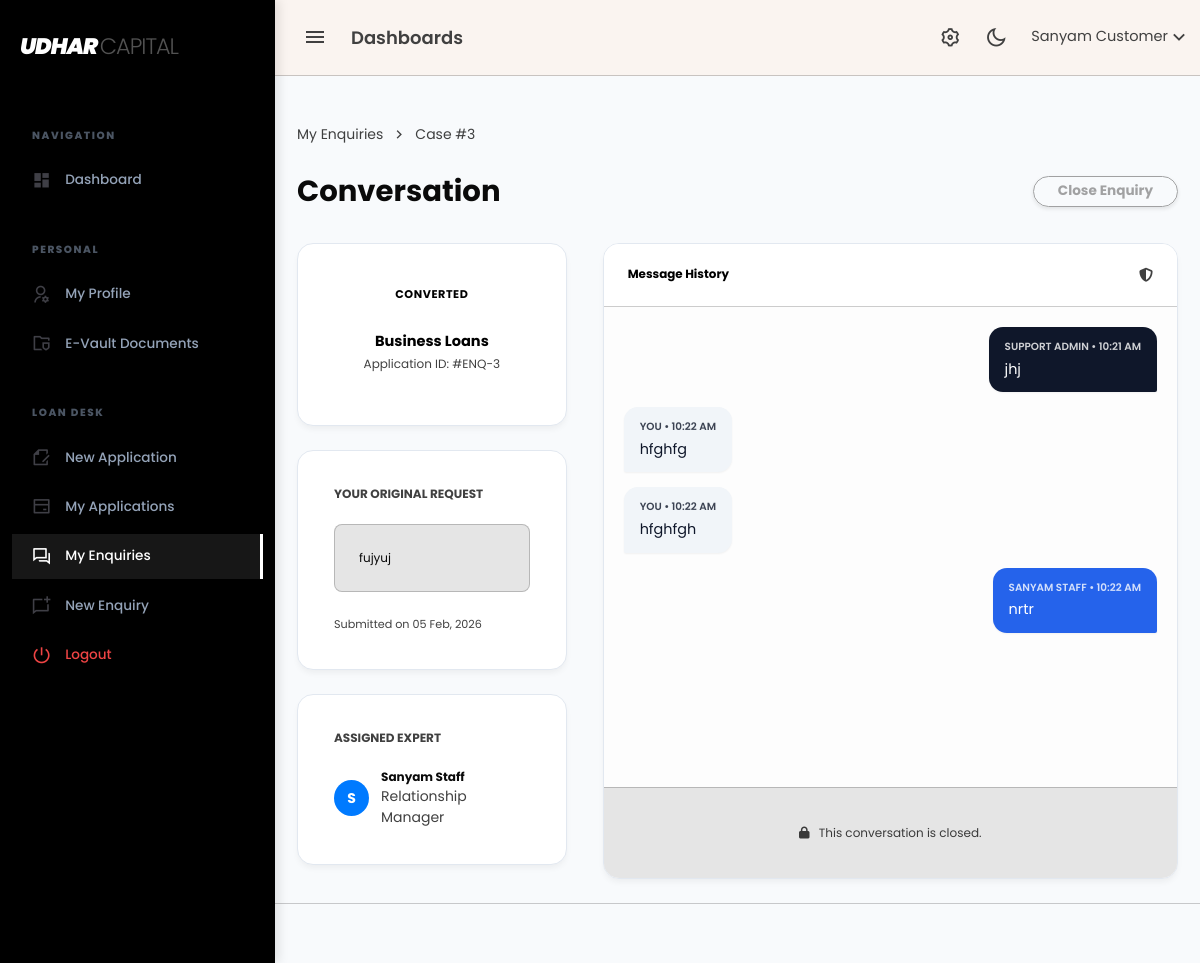
The app's page /customer/enquiry_view.php?id=3 (signed in) with its own data.
### tables this page shows
CREATE TABLE `enquiries` (
  `id` int(11) NOT NULL,
  `customer_id` bigint(20) UNSIGNED DEFAULT NULL,
  `full_name` varchar(255) NOT NULL,
  `phone` varchar(15) NOT NULL,
  `email` varchar(255) NOT NULL,
  `loan_type_id` int(11) NOT NULL,
  `loan_type_name` varchar(255) NOT NULL,
  `query_message` text NOT NULL,
  `status` enum('new','assigned','conversation','converted','closed') NOT NULL DEFAULT 'new',
  `assigned_staff_id` bigint(20) UNSIGNED DEFAULT NULL,
  `assigned_by` bigint(20) UNSIGNED DEFAULT NULL,
  `assigned_at` timestamp NULL DEFAULT NULL,
  `converted_by_role` enum('admin','staff','customer') DEFAULT NULL,
  `converted_by_id` bigint(20) UNSIGNED DEFAULT NULL,
  `converted_at` timestamp NULL DEFAULT NULL,
  `closed_by_role` enum('admin','staff','customer') DEFAULT NULL,
  `closed_by_id` bigint(20) UNSIGNED DEFAULT NULL,
  `closed_at` timestamp NULL DEFAULT NULL,
  `created_at` timestamp NOT NULL DEFAULT current_timestamp()
);

CREATE TABLE `staff` (
  `id` bigint(20) UNSIGNED NOT NULL,
  `name` varchar(255) NOT NULL,
  `email` varchar(255) NOT NULL,
  `password` varchar(255) NOT NULL,
  `department_id` int(11) DEFAULT NULL,
  `created_by` bigint(20) UNSIGNED DEFAULT NULL,
  `status` enum('active','inactive') DEFAULT 'active',
  `created_at` timestamp NOT NULL DEFAULT current_timestamp(),
  `role_id` int(11) DEFAULT NULL
);

CREATE TABLE `enquiry_messages` (
  `id` bigint(20) UNSIGNED NOT NULL,
  `conversation_id` bigint(20) UNSIGNED NOT NULL,
  `sender_role` enum('admin','staff','customer') NOT NULL,
  `sender_id` bigint(20) UNSIGNED DEFAULT NULL,
  `message` text NOT NULL,
  `created_at` timestamp NOT NULL DEFAULT current_timestamp()
);

### customer/enquiry_view.php (the view, shortened to what this page needs)
<?php
include 'header.php';
include 'topbar.php';
include 'sidebar.php';
$enquiry_id = (int)($_GET['id'] ?? 0);
$customer_id = (int)$_SESSION['customer_id'];
$enquiry_sql = "SELECT e.*,
                       s.name AS assigned_staff_name, s.email AS assigned_staff_email
                FROM enquiries e
                LEFT JOIN staff s ON e.assigned_staff_id = s.id
                WHERE e.id = $enquiry_id AND e.customer_id = $customer_id
                LIMIT 1";
$enquiry_res = mysqli_query($conn, $enquiry_sql);
$enquiry = mysqli_fetch_assoc($enquiry_res);
$is_closed_or_converted = in_array($enquiry['status'], ['closed','converted'], true);
$conv_res = mysqli_query($conn, "SELECT id FROM enquiry_conversations WHERE enquiry_id = $enquiry_id LIMIT 1");
$conversation_id = 0;
if ($conv_res && mysqli_num_rows($conv_res) > 0) {
    $conv = mysqli_fetch_assoc($conv_res);
    $conversation_id = (int)$conv['id'];
}
$messages = [];
if ($conversation_id > 0) {
    $msg_sql = "SELECT m.*,
                       a.name AS admin_name,
                       st.name AS staff_name,
                       cu.full_name AS customer_name
                FROM enquiry_messages m
                LEFT JOIN admin a ON (m.sender_role='admin' AND m.sender_id = a.id)
                LEFT JOIN staff st ON (m.sender_role='staff' AND m.sender_id = st.id)
                LEFT JOIN customers cu ON (m.sender_role='customer' AND m.sender_id = cu.id)
                WHERE m.conversation_id = $conversation_id
                ORDER BY m.created_at ASC";
    $msg_res = mysqli_query($conn, $msg_sql);
    if ($msg_res) {
        while ($m = mysqli_fetch_assoc($msg_res)) {
            $messages[] = $m;
        }
    }
}
?>
<div class="content-page">
    <div class="content">
        <div class="container-fluid">
            <div class="d-flex justify-content-between align-items-end mb-4">
                <div>
                    <nav aria-label="breadcrumb">
                        <ol class="breadcrumb mb-1">
                            <li class="breadcrumb-item"><a href="enquiries.php" class="text-muted">My Enquiries</a></li>
                            <li class="breadcrumb-item active">Case #<?= $enquiry_id ?></li>
                        </ol>
                    </nav>
                    <h2 class="fw-bold text-dark mb-0">Conversation</h2>
                </div>
                <div class="d-flex gap-2">
                    <form method="POST" action="db/enquiry_status.php">
                        <button class="btn btn-outline-secondary px-3 rounded-pill fw-bold btn-sm shadow-sm" type="submit" <?= $is_closed_or_converted ? 'disabled' : '' ?>>
                            Close Enquiry
                        </button>
                    </form>
                </div>
            </div>
            <div class="row g-4">
                <div class="col-lg-4">
                    <div class="card-modern p-4 text-center">
                        <span class="status-badge status-<?= $enquiry['status'] ?> mb-3 d-inline-block">
                            <?= ucfirst($enquiry['status']) ?>
                        </span>
                        <h5 class="fw-bold mb-1"><?= htmlspecialchars($enquiry['loan_type_name']) ?></h5>
                        <p class="text-muted small">Application ID: #ENQ-<?= $enquiry_id ?></p>
                    </div>
                    <div class="card-modern p-4">
                        <h6 class="fw-bold text-uppercase small text-muted mb-3">Your Original Request</h6>
                        <div class="p-3 bg-light rounded-3 small text-dark border">
                            <?= nl2br(htmlspecialchars($enquiry['query_message'])) ?>
                        </div>
                        <div class="mt-3 text-muted" style="font-size: 0.7rem;">
                            Submitted on <?= date('d M, Y', strtotime($enquiry['created_at'])) ?>
                        </div>
                    </div>
                    <div class="card-modern p-4">
                        <h6 class="fw-bold text-uppercase small text-muted mb-3">Assigned Expert</h6>
                        <?php if ($enquiry['assigned_staff_name']): ?>
                            <div class="d-flex align-items-center">
                                <div class="bg-primary text-white rounded-circle d-flex align-items-center justify-content-center me-2" style="width:36px; height:36px; font-weight:bold;">
                                    <?= strtoupper(substr($enquiry['assigned_staff_name'], 0, 1)) ?>
                                </div>
                                <div>
                                    <div class="fw-bold small text-dark"><?= htmlspecialchars($enquiry['assigned_staff_name']) ?></div>
                                    <div class="text-muted x-small">Relationship Manager</div>
                                </div>
                            </div>
                        <?php else: ?>
                            <div class="text-muted small italic">Waiting for agent assignment...</div>
                        <?php endif; ?>
                    </div>
                </div>
                <div class="col-lg-8">
                    <div class="card-modern">
                        <div class="p-3 border-bottom d-flex justify-content-between align-items-center bg-white">
                            <h6 class="fw-bold mb-0">Message History</h6>
                            <i class="fas fa-shield-alt text-muted" title="Secure Conversation"></i>
                        </div>
                        <div class="msg-thread">
                            <?php if (empty($messages)): ?>
                                <div class="text-center py-5">
                                    <i class="fas fa-comments fa-3x text-light mb-3"></i>
                                    <p class="text-muted small">No messages yet. Our team will respond shortly.</p>
                                </div>
                            <?php else: ?>
                                <?php foreach ($messages as $m):
                                    $role = $m['sender_role'];
                                    $name = $role === 'admin' ? 'Support Admin' : ($role === 'staff' ? $m['staff_name'] : 'You');
                                    $class = $role === 'admin' ? 'msg-admin' : ($role === 'staff' ? 'msg-staff' : 'msg-customer');
                                ?>
                                    <div class="msg-bubble <?= $class ?>">
                                        <div class="msg-meta"><?= $name ?> • <?= date('h:i A', strtotime($m['created_at'])) ?></div>
                                        <div><?= nl2br(htmlspecialchars($m['message'])) ?></div>
                                    </div>
                                <?php endforeach; ?>
                            <?php endif; ?>
                        </div>
                        <div class="p-3 bg-light border-top">
                            <?php if ($is_closed_or_converted): ?>
                                <div class="text-center text-muted small py-2">
                                    <i class="fas fa-lock me-1"></i> This conversation is closed.
                                </div>
                            <?php endif; ?>
                        </div>
                    </div>
                </div>
            </div>
        </div>
    </div>
</div>
<?php include 'footer.php'; ?>

### customer/sidebar.php (style rules this page uses)
:root { --nav-bg: #000000; --nav-text: #94a3b8; --nav-active: #ffffff; --nav-hover-bg: #171717; }

### customer/enquiry_view.php (style rules this page uses)
:root { --slate-50: #f8fafc; --slate-100: #f1f5f9; --slate-200: #e2e8f0; --slate-700: #334155; --slate-900: #0f172a; --blue-600: #2563eb; }
.content-page { background-color: #f8fafc; }
.card-modern { border: 1px solid var(--slate-200); border-radius: 16px; background: #ffffff; box-shadow: 0 4px 6px -1px rgba(0, 0, 0, 0.05); overflow: hidden; margin-bottom: 1.5rem; }
.status-badge { padding: 6px 16px; border-radius: 50px; font-weight: 700; font-size: 0.7rem; text-transform: uppercase; letter-spacing: 0.05em; }
.msg-thread { height: 480px; overflow-y: auto; padding: 20px; background: #fdfdfd; display: flex; flex-direction: column; gap: 15px; }
.msg-bubble { padding: 12px 16px; border-radius: 14px; max-width: 80%; font-size: 0.9rem; line-height: 1.5; position: relative; box-shadow: 0 1px 2px rgba(0,0,0,0.05); }
.msg-customer { align-self: flex-start; background: var(--slate-100); color: var(--slate-900); border-bottom-left-radius: 2px; }
.msg-admin, .msg-staff { align-self: flex-end; background: var(--slate-900); color: white; border-bottom-right-radius: 2px; }
.msg-staff { background: var(--blue-600); }
.msg-meta { font-size: 0.65rem; margin-bottom: 4px; opacity: 0.8; font-weight: 600; text-transform: uppercase; }

### records on screen
enquiries: status "CONVERTED", loan_type_name "Business Loans", query_message "fujyuj", created_at "05 Feb, 2026", staff.name "S", staff.name "Sanyam Staff"
enquiry_messages: sender_role "SUPPORT ADMIN", created_at "10:21 AM", message "jhj"
enquiry_messages: sender_role "YOU", created_at "10:22 AM", message "hfghfg"
enquiry_messages: sender_role "YOU", created_at "10:22 AM", message "hfghfgh"
enquiry_messages: staff.name "SANYAM STAFF", created_at "10:22 AM", message "nrtr"

### other values on screen
$_SESSION['customer_name'] "Sanyam Customer"
$enquiry_id "3"
